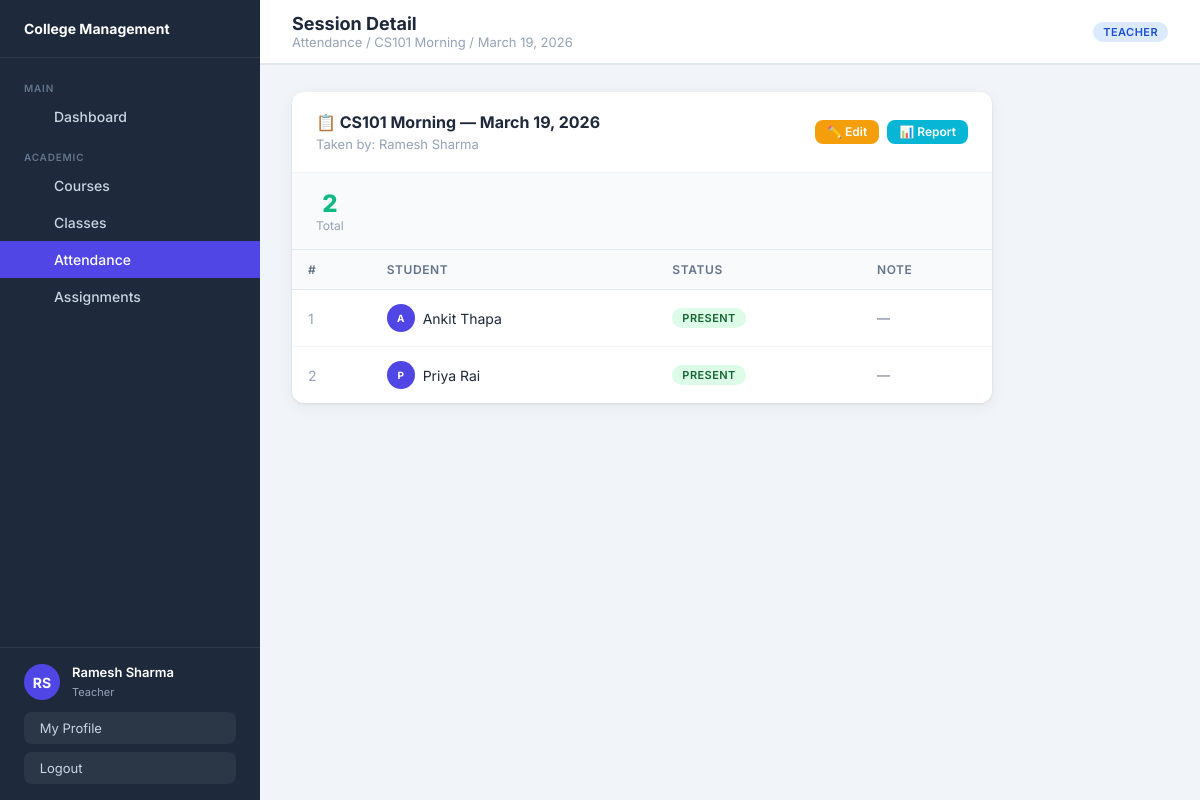
The page /attendance/session/1/ (signed in) on the database its author committed.
### users/models.py (models this page shows, shortened)
class CustomUser(AbstractUser):
    ROLE_CHOICES = [('admin','Admin'),('teacher','Teacher'),('student','Student')]
    role = models.CharField(max_length=10, choices=ROLE_CHOICES, default='student')
    phone = models.CharField(max_length=20, blank=True)
    address = models.TextField(blank=True)
    date_of_birth = models.DateField(null=True, blank=True)
    @property
    def is_admin(self): return self.role == 'admin'
    @property
    def is_teacher(self): return self.role == 'teacher'

### attendance/models.py (models this page shows, shortened)
class AttendanceSession(models.Model):
    classroom = models.ForeignKey(Classroom, on_delete=models.CASCADE, related_name='sessions')
    date = models.DateField()
    taken_by = models.ForeignKey(CustomUser, on_delete=models.SET_NULL, null=True,
        limit_choices_to={'role': 'teacher'})
    created_at = models.DateTimeField(auto_now_add=True)
    class Meta:
        unique_together = ['classroom', 'date']
        ordering = ['-date']

class AttendanceRecord(models.Model):
    STATUS_CHOICES = [('present','Present'),('absent','Absent'),('late','Late')]
    session = models.ForeignKey(AttendanceSession, on_delete=models.CASCADE, related_name='records')
    student = models.ForeignKey(CustomUser, on_delete=models.CASCADE,
        limit_choices_to={'role': 'student'})
    status = models.CharField(max_length=10, choices=STATUS_CHOICES, default='absent')
    note = models.CharField(max_length=200, blank=True)
    class Meta:
        unique_together = ['session', 'student']

### classes/models.py (models this page shows, shortened)
class Classroom(models.Model):
    name = models.CharField(max_length=100)
    section = models.CharField(max_length=20, blank=True)
    course = models.ForeignKey(Course, on_delete=models.CASCADE, related_name='classrooms')
    teacher = models.ForeignKey(CustomUser, on_delete=models.SET_NULL, null=True, blank=True,
        related_name='teaching_classes', limit_choices_to={'role': 'teacher'})
    students = models.ManyToManyField(CustomUser, blank=True,
        related_name='enrolled_classes', limit_choices_to={'role': 'student'})
    schedule = models.CharField(max_length=200, blank=True)
    room_number = models.CharField(max_length=20, blank=True)
    created_at = models.DateTimeField(auto_now_add=True)
    class Meta:
        ordering = ['name']

### attendance/views.py (the view)
# urls.py: path('session/<int:session_id>/', views.session_detail, name='session_detail'),
@login_required
def session_detail(request, session_id):
    session = get_object_or_404(AttendanceSession, pk=session_id)
    records = session.records.select_related('student').all()
    return render(request, 'attendance/session_detail.html', {'session': session, 'records': records})

### attendance/templates/attendance/session_detail.html (shortened to what this page needs)
{% extends 'base.html' %}
{% block page_title %}Session Detail{% endblock %}
{% block breadcrumb %}Attendance / {{ session.classroom.name }} / {{ session.date }}{% endblock %}
{% block content %}
<div class="card" style="max-width:700px;">
  <div class="card-header">
    <div>
      <h3 class="card-title">📋 {{ session.classroom.name }} — {{ session.date }}</h3>
      <p style="font-size:13px;color:var(--gray-400);margin-top:4px;">Taken by: {{ session.taken_by.get_full_name|default:"—" }}</p>
    </div>
    <div style="display:flex;gap:8px;">
      {% if user.is_teacher or user.is_admin %}
      <a href="{% url 'take_attendance' session.classroom.pk %}?date={{ session.date|date:'Y-m-d' }}" class="btn btn-sm btn-warning">✏️ Edit</a>
      {% endif %}
      <a href="{% url 'attendance_report' session.classroom.pk %}" class="btn btn-sm btn-info">📊 Report</a>
    </div>
  </div>
  <div style="display:flex;gap:20px;padding:16px 24px;background:var(--gray-50);border-bottom:1px solid var(--gray-200);">
    {% with records as recs %}
    <div style="text-align:center;">
      <div style="font-size:24px;font-weight:800;color:var(--success);">{{ records|length }}</div>
      <div style="font-size:12px;color:var(--gray-400);">Total</div>
    </div>
    {% endwith %}
  </div>
  {% if records %}
  <div class="table-wrapper">
    <table>
      <thead><tr><th>#</th><th>Student</th><th>Status</th><th>Note</th></tr></thead>
      <tbody>
        {% for r in records %}
        <tr>
          <td style="color:var(--gray-400);">{{ forloop.counter }}</td>
          <td>
            <div style="display:flex;align-items:center;gap:8px;">
              <div style="width:28px;height:28px;border-radius:50%;background:var(--primary);display:flex;align-items:center;justify-content:center;color:#fff;font-size:10px;font-weight:700;">
                {{ r.student.first_name|first|upper }}
              </div>
              {{ r.student.get_full_name|default:r.student.username }}
            </div>
          </td>
          <td><span class="badge badge-{{ r.status }}">{{ r.get_status_display }}</span></td>
          <td style="font-size:13px;color:var(--gray-500);">{{ r.note|default:"—" }}</td>
        </tr>
        {% endfor %}
      </tbody>
    </table>
  </div>
  {% else %}
  <div class="empty-state"><p>No records for this session</p></div>
  {% endif %}
</div>
{% endblock %}

### templates/base.html (shortened to what this page needs)
{% load static %}
<!DOCTYPE html>
<html lang="en">
<head>
<link rel="stylesheet" href="{% static 'css/main.css' %}"/>
</head>
<body>
<div class="layout">
  <aside class="sidebar">
    <div class="sidebar-brand">
      <div class="brand-text">
        <h2> College Management</h2>
      </div>
    </div>
    <nav class="sidebar-nav">
      <div class="nav-section">
        <div class="nav-section-title">Main</div>
        <a href="{% url 'dashboard' %}" class="nav-item"> Dashboard</a>
      </div>
      <div class="nav-section">
        <div class="nav-section-title">Academic</div>
        <a href="{% url 'course_list' %}" class="nav-item"> Courses</a>
        <a href="{% url 'class_list' %}" class="nav-item"> Classes</a>
        <a href="{% url 'attendance_list' %}" class="nav-item"> Attendance</a>
        <a href="{% url 'assignment_list' %}" class="nav-item"> Assignments</a>
      </div>
    </nav>
    <div class="sidebar-footer">
      <div class="sidebar-user">
        <div class="avatar">{{ user.first_name|first|upper }}{{ user.last_name|first|upper }}</div>
        <div class="user-info">
          <p>{{ user.get_full_name|default:user.username }}</p>
          <span>{{ user.role|capfirst }}</span>
        </div>
      </div>
      <a href="{% url 'profile' %}" class="btn-logout" style="margin-bottom:8px;"> &nbsp;My Profile</a>
      <a href="{% url 'logout' %}" class="btn-logout"> &nbsp;Logout</a>
    </div>
  </aside>
  <div class="main-content">
    <header class="topbar">
      <div class="topbar-left">
        <div>
          <div class="page-title">{% block page_title %}Dashboard{% endblock %}</div>
          <div class="breadcrumb">{% block breadcrumb %}Home{% endblock %}</div>
        </div>
      </div>
      <div class="topbar-right">
        <span class="badge badge-{{ user.role }}">{{ user.role|capfirst }}</span>
      </div>
    </header>
    <main class="page-body">
      {% block content %}{% endblock %}
    </main>
  </div>
</div>
</body>
</html>

### rows shown on the page
CustomUser: first_name|first "R", last_name|first "S", get_full_name "Ramesh Sharma", role "Teacher", role "TEACHER"
AttendanceSession: classroom.name "CS101 Morning", date "March 19, 2026", taken_by.get_full_name "Ramesh Sharma"
AttendanceRecord: student.first_name|first "A", student.get_full_name "Ankit Thapa", status "PRESENT", note "—"
AttendanceRecord: student.first_name|first "P", student.get_full_name "Priya Rai", status "PRESENT", note "—"

### other values the page prints
{{ records|length }} "2"
